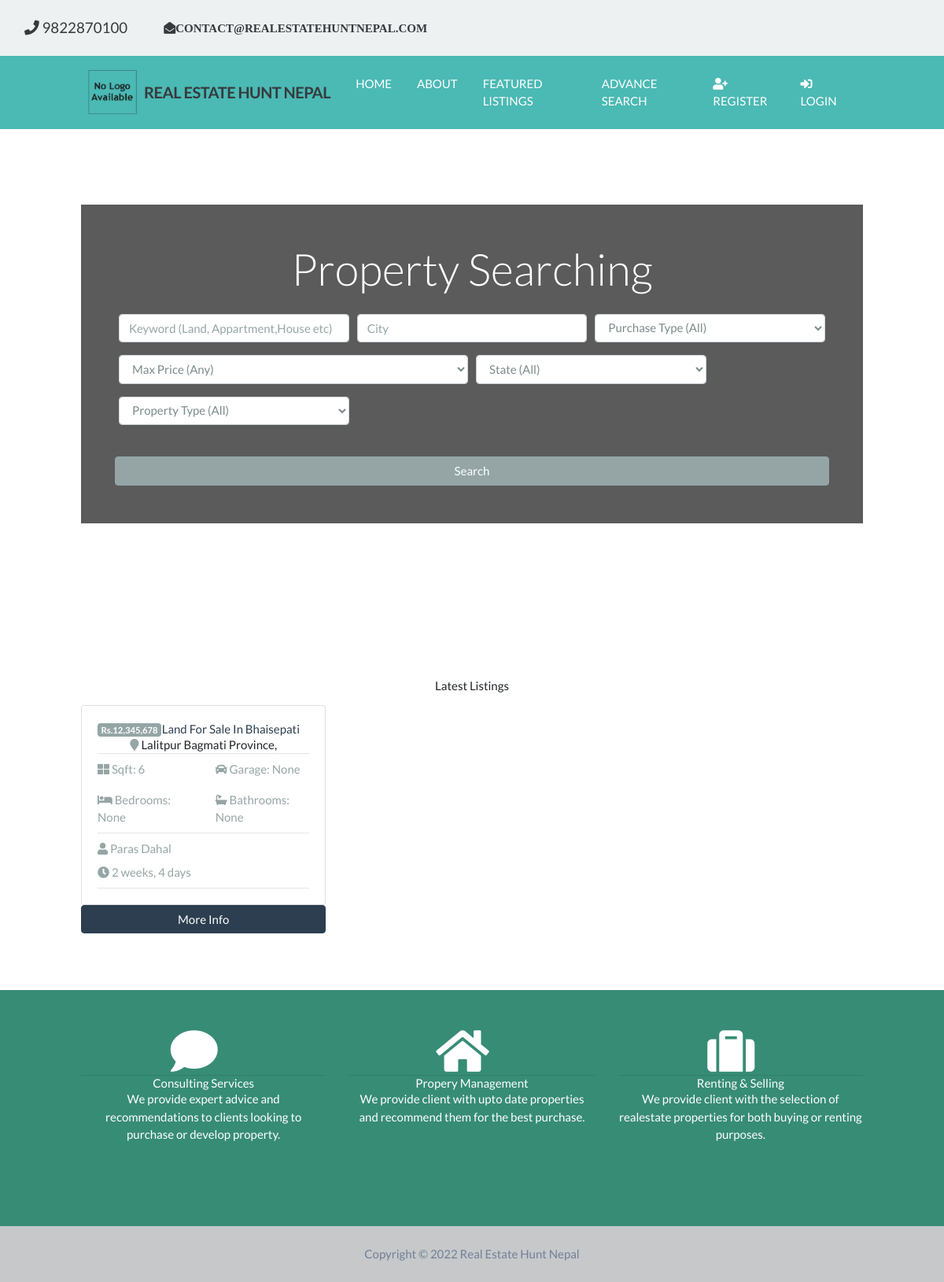
Before: / with the older database file.
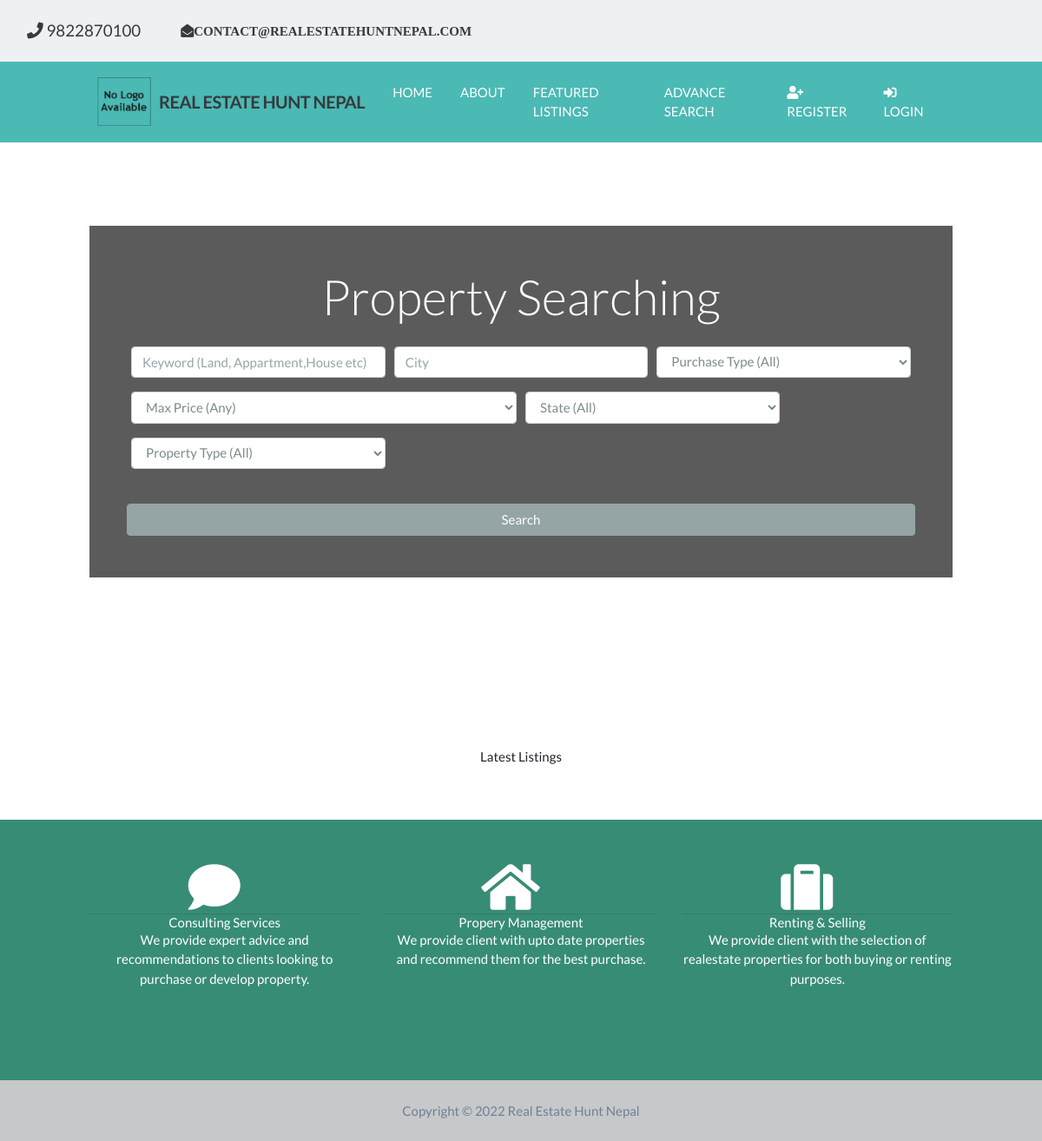
After: the same page with the newer database file.
### appartment_listing/models.py (models this page shows, shortened)
class Listings(models.Model):
    listing_id = models.AutoField(
        verbose_name='ID',
        primary_key=True,
    )
    realtor_id = models.ForeignKey(Realtors, on_delete=models.DO_NOTHING)
    listing_title = models.CharField(
        max_length=100,
        verbose_name='Title',
    )
    state = models.CharField(max_length=100, verbose_name='State')
    district = models.CharField(max_length=100, verbose_name='District')
    city = models.CharField(max_length=100, verbose_name='City')
    description = models.TextField(blank=True, verbose_name='Description')
    price = models.DecimalField(
        verbose_name='Price', max_digits=15, decimal_places=5)
    purchaseType = models.CharField(
        max_length=8, default='Buy', verbose_name='PurchaseType')
    propertyType = models.CharField(
        max_length=15, default='House', verbose_name='PropertyType')
    bedroom = models.IntegerField(
        verbose_name='Bedroom', default=None, blank=True, null=True)
    bathroom = models.IntegerField(
        verbose_name='Bathroom', default=None, blank=True, null=True)
    garage = models.IntegerField(
        verbose_name='Garage', default=None, blank=True, null=True)
    sqft = models.IntegerField(
        verbose_name='Sqft', default=None, blank=True, null=True)
    photo_main = models.ImageField(
        upload_to='photos/%Y/%m/%d/', verbose_name='Main Photo', default=None, blank=True, null=True)
    is_published = models.BooleanField(default=True, verbose_name='Published')
    list_date = models.DateTimeField(
        default=datetime.now, blank=True, verbose_name='List Date')
    class Meta():
        verbose_name = 'Listing'
        verbose_name_plural = 'Listings'

### realtor/models.py (models this page shows, shortened)
class Realtors(models.Model):
    realtor_id = models.BigAutoField(primary_key=True)
    first_name = models.CharField(
        max_length=200, verbose_name='First Name')
    last_name = models.CharField(
        max_length=200, verbose_name='Last Name')
    photo = models.ImageField(
        verbose_name='Realtor Photo', upload_to='realtor/%Y/%m/%d/')
    description = models.TextField(blank=True, verbose_name='Description')
    phone = models.CharField(max_length=50, verbose_name='Phone Number')
    email = models.EmailField(verbose_name='EMAIL')
    is_mvp = models.BooleanField(default=False, verbose_name='MVP')
    hire_date = models.DateTimeField(default=datetime.now, blank=True)
    created_at = models.DateTimeField(
        verbose_name='Created At', editable=False)
    updated_at = models.DateTimeField(
        verbose_name='Updated At', editable=False)
    class Meta:
        verbose_name = 'Realtor'
        verbose_name_plural = 'Realtors'
    def __str__(self):
        return self.first_name + ' ' + self.last_name

### main/views.py (the view)
# urls.py: path('', views.index, name='index'),
def index(request):
    title = 'Real Estate Hunt Nepal | Welcome'
    template = 'main/index.html'
    listings = Listings.objects.all().order_by(
        '-list_date').filter(is_published=True)[:3]
    context = {
        'title': title,
        'listings': listings,
        'state_choices': state_choices,
        'bedroom_choices': bedroom_choices,
        'price_choices': price_choices,
        'property_choices': property_choices,
        'purchase_choices': purchase_choices,
    }
    return render(request, template, context)

### main/templates/main/index.html (shortened to what the changed rows need)
{% extends 'header/base.html' %}
{% load static %}
{% load humanize %}
{% block content %}
<section id="showcase">
  <div class="container text-center">
    <div class="home-search p-5">
      <div class="overlay p-5">
        <h1 class="display-4 mb-4">Property Searching</h1>
      </div>
    </div>
  </div>
</section>
<section id="listings" class="py-5">
  <div class="container">
    <div class="row">
      {% if listings %} {% for listing in listings %}
      <div class="col-md-6 col-lg-4 mb-4">
        <div class="card">
          <div class="card-img-overlay">
            <h2>
              <span class="badge badge-secondary text-white"
                >Rs.{{ listing.price | floatformat:0 | intcomma }}</span
              >
            </h2>
          </div>
          <div class="card-body">
            <div class="listing-heading text-center">
              <h4 class="text-primary">{{ listing.listing_title }}</h4>
              <p>
                <i class="fas fa-map-marker text-secondary"></i>
                {{ listing.city }} {{ listing.state }}, {{ listing.zipcode }}
              </p>
            </div>
            <hr />
            <div class="row py-2 text-secondary">
              <div class="col-6">
                <i class="fas fa-th-large"></i> Sqft: {{ listing.sqft }}
              </div>
              <div class="col-6">
                <i class="fas fa-car"></i> Garage: {{ listing.garage }}
              </div>
            </div>
            <div class="row py-2 text-secondary">
              <div class="col-6">
                <i class="fas fa-bed"></i> Bedrooms: {{ listing.bedroom }}
              </div>
              <div class="col-6">
                <i class="fas fa-bath"></i> Bathrooms: {{ listing.bathroom }}
              </div>
            </div>
            <hr />
            <div class="row py-2 text-secondary">
              <div class="col-6">
                <i class="fas fa-user"></i> {{ listing.realtor_id }}
              </div>
            </div>
            <div class="row text-secondary pb-2">
              <div class="col-6">
                <i class="fas fa-clock"></i> {{ listing.list_date | timesince }}
              </div>
            </div>
            <hr />
          </div>
        </div>
        <a
              href="{% url 'listing:detail' listing.listing_id %}"
              class="btn btn-primary btn-block"
              >More Info</a
            >
      </div>
      {% endfor %} {% endif %}
    </div>
  </div>
</section>
{% endblock %}

Changed rows visible on the page:
removed Listings: price "12,345,678", listing_title "Attractive Land For Sale In Bhaisepati", city "Lalitpur", state "Bagmati Province", sqft "6", garage "None", bedroom "None", bathroom "None", realtor_id "Paras Dahal", list_date "2 weeks, 4 days"
